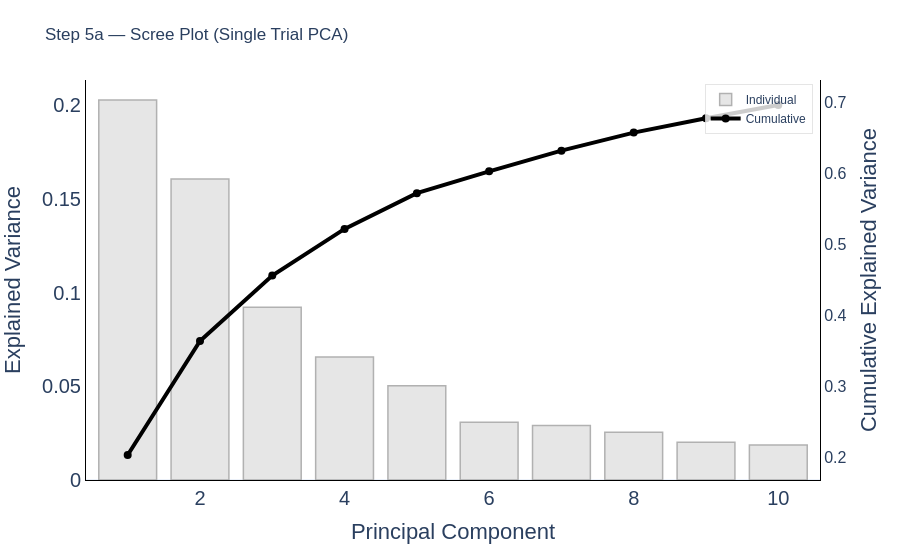

The notebook cell saved with this chart:
### Code cell
# ==============================================================================
# 2. Scree Plot (Single-Trial PCA)
# ==============================================================================
fig_scree_trials = plot_scree(evr_trials_array)
fig_scree_trials.update_layout(
    title='Step 5a — Scree Plot (Single Trial PCA)',
    yaxis=dict(showgrid=False),   # Turns off left axis grid lines
    yaxis2=dict(showgrid=False)   # Turns off right axis grid lines
)
fig_scree_trials.show()

### Figure 1 — Plotly figure (JSON) as saved in the notebook; plotly's stock layout.template omitted (floating-point values rounded to 4 significant figures)
{"data": [{"marker": {"color": "#e0e0e0", "line": {"color": "#9e9e9e", "width": 1.5}}, "name": "Individual", "opacity": 0.8, "type": "bar", "x": [1, 2, 3, 4, 5, 6, 7, 8, 9, 10], "y": [0.2028, 0.1607, 0.09225, 0.06571, 0.05034, 0.03084, 0.02913, 0.02544, 0.02019, 0.01868]}, {"line": {"color": "#000000", "width": 4}, "marker": {"color": "#000000", "size": 8}, "mode": "lines+markers", "name": "Cumulative", "type": "scatter", "x": [1, 2, 3, 4, 5, 6, 7, 8, 9, 10], "y": [0.2028, 0.3635, 0.4557, 0.5215, 0.5718, 0.6026, 0.6318, 0.6572, 0.6774, 0.6961], "yaxis": "y2"}], "layout": {"legend": {"bgcolor": "rgba(255,255,255,0.8)", "bordercolor": "rgba(0,0,0,0.1)", "borderwidth": 1, "x": 0.99, "xanchor": "right", "y": 0.99, "yanchor": "top"}, "margin": {"b": 80, "l": 80, "r": 80, "t": 80}, "paper_bgcolor": "white", "plot_bgcolor": "white", "title": {"text": "Step 5a — Scree Plot (Single Trial PCA)"}, "xaxis": {"linecolor": "black", "linewidth": 1, "showline": true, "tickfont": {"size": 20}, "title": {"font": {"size": 22}, "text": "Principal Component"}}, "yaxis": {"linecolor": "black", "linewidth": 1, "showgrid": false, "showline": true, "tickfont": {"size": 20}, "title": {"font": {"size": 22}, "text": "Explained Variance"}}, "yaxis2": {"linecolor": "black", "linewidth": 1, "overlaying": "y", "showgrid": false, "showline": true, "side": "right", "tickfont": {"size": 16}, "title": {"font": {"size": 22}, "text": "Cumulative Explained Variance"}}}}
